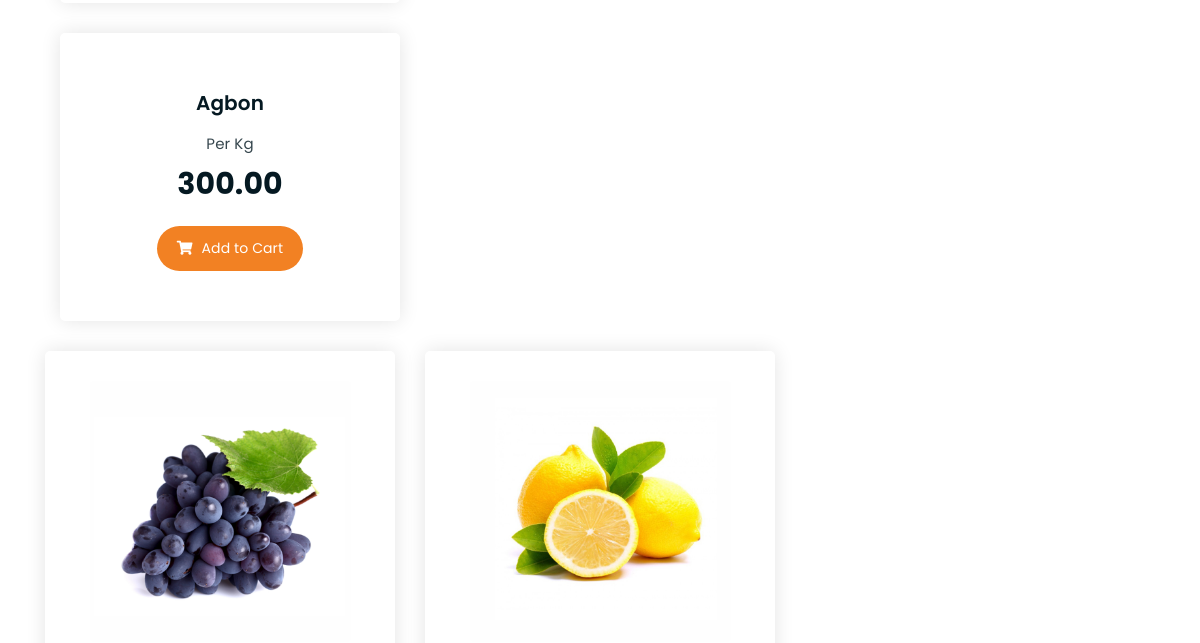
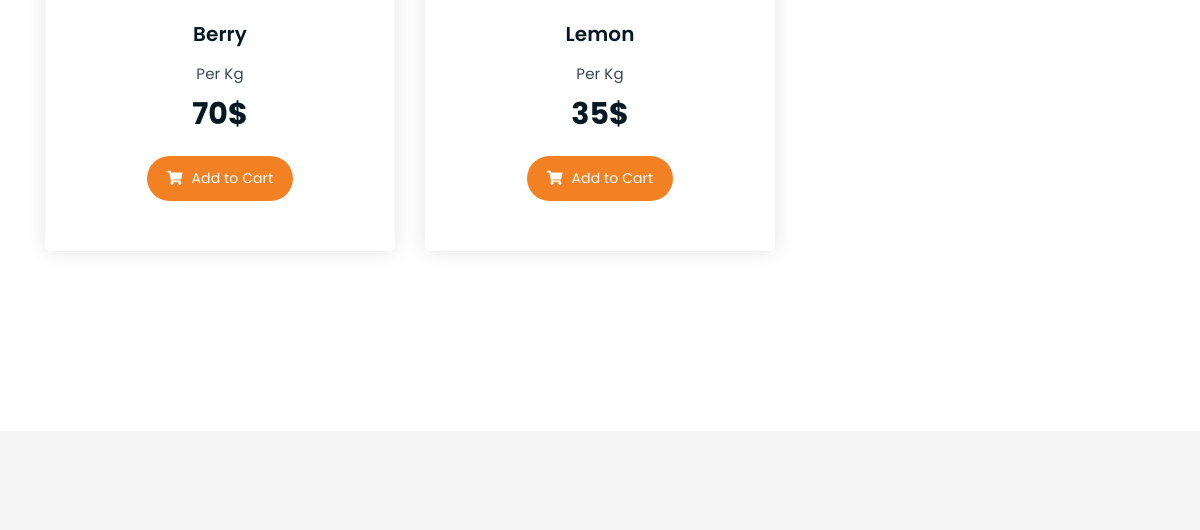
The app's page / (middle part), older data (2 pictures, top to bottom).
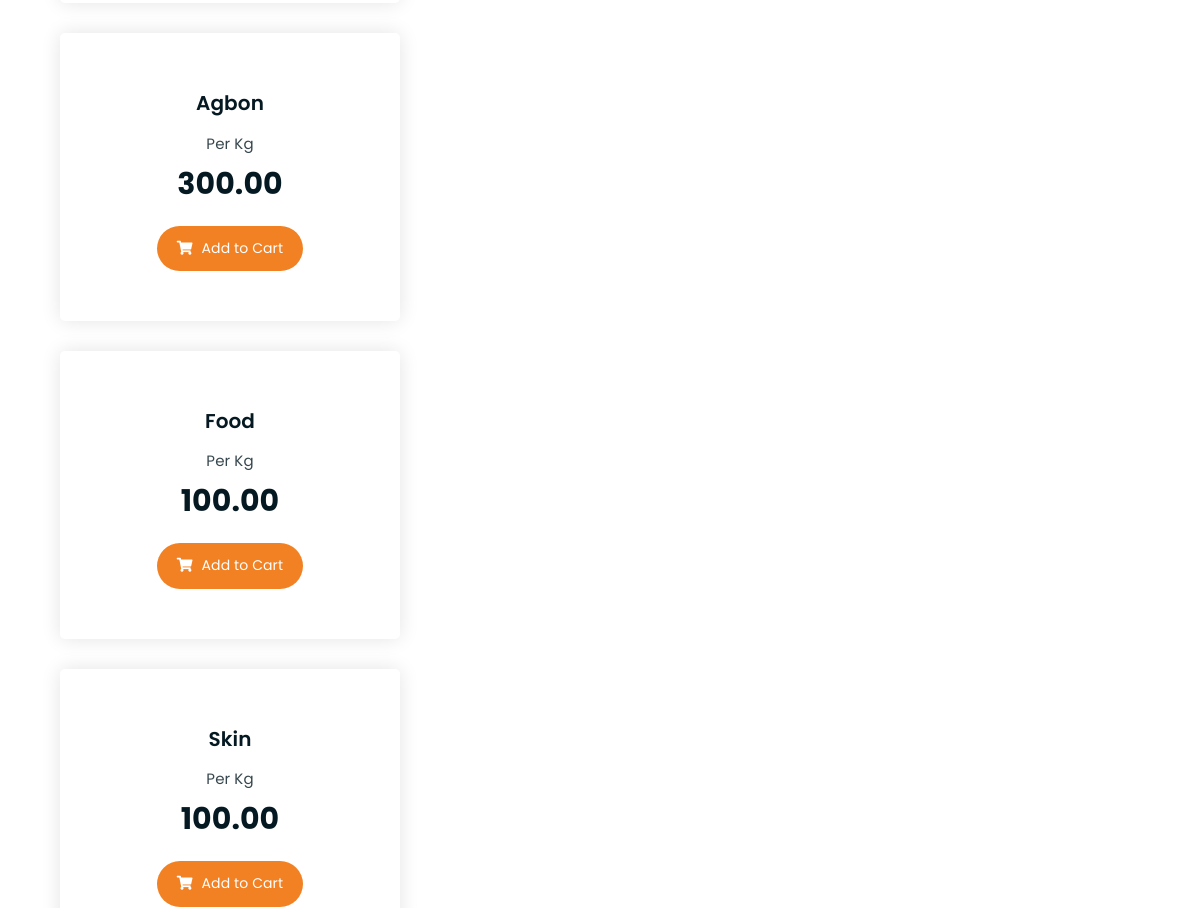
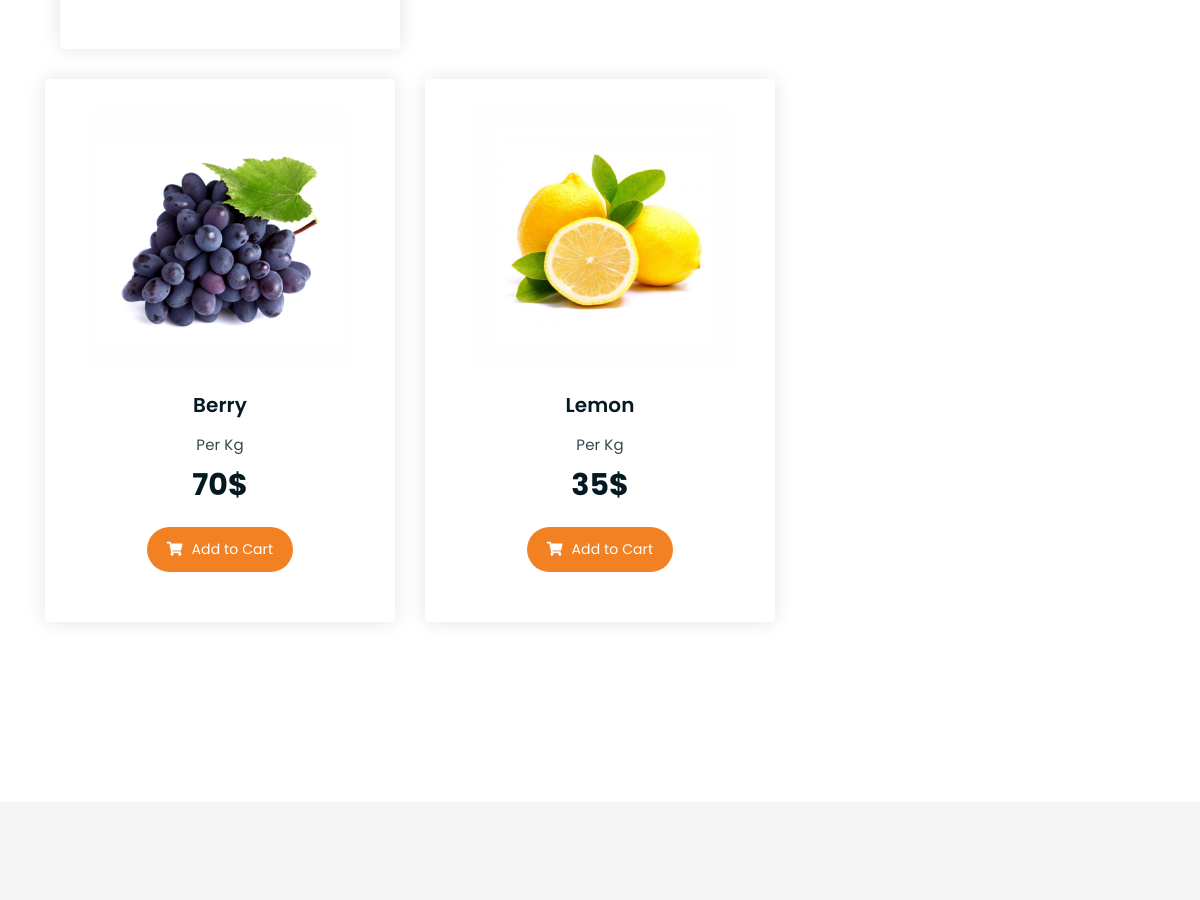
The same page, newer data (2 pictures, top to bottom).
### farm_app/models.py (models this page shows, shortened)
class Product(models.Model):
    title = models.CharField(max_length=100)
    user = models.ForeignKey(User, on_delete=models.SET_NULL, null=True)
    category = models.ForeignKey(Category, on_delete=models.SET_NULL, null=True)
    image = models.ImageField(upload_to=user_directory_path,default='product.jpg')
    description = models.TextField(null=True, blank=True)
    farmer = models.ForeignKey(Farmer, on_delete=models.SET_NULL, null=True)
    description = models.TextField(default="Enter your farm produce description")
    price = models.DecimalField(max_digits=8888888, decimal_places=2, default='200.00')
    old_price = models.DecimalField(max_digits=888888888888, decimal_places=2, default='400.00')
    specification = models.TextField(null=True, blank=True)
    product_status = models.CharField(choices=STATUS, max_length=10, default='In Review')
    status = models.BooleanField(default=True)
    in_stock = models.BooleanField(default=True)
    featured = models.BooleanField(default=False)
    digital = models.BooleanField(default=False)
    date = models.DateTimeField(auto_now_add=True)
    updated = models.DateTimeField(null=True, blank=True)
    class Meta:
        verbose_name_plural = "Products"

### farm_app/views.py (the view)
# urls.py: path('', views.home, name = 'home'),
def home(request):
    products = Product.objects.all()
    return render(request, 'apps/home.html', {'products':products})

### farm_app/templates/apps/home.html (shortened to what this page needs)
{% extends 'blogs/base.html' %}
{% block content %}
{% load static %}
	<div class="product-section mt-150 mb-150">
		<div class="container">
            {% if products %}
            {% for product in products %}
            <div class="col-lg-4 col-md-6 text-center">
                <div class="single-product-item">
                    <div class="product-image">
                    </div>
                    <h3>{{ product.title }}</h3>
                    <p class="product-price"><span>Per Kg</span> {{ product.price }} </p>
                    <a href="{% url 'cart' %}" class="cart-btn"><i class="fas fa-shopping-cart"></i> Add to Cart</a>
                </div>
            </div>
            {% endfor %}
            {% endif %}
			<div class="row">
				<div class="col-lg-4 col-md-6 text-center">
					<div class="single-product-item">
						<div class="product-image">
							<a href="single-product.html"><img src="{% static '/img/products/product-img-2.jpg' %}" alt=""></a>
						</div>
						<h3>Berry</h3>
						<p class="product-price"><span>Per Kg</span> 70$ </p>
						<a href="cart.html" class="cart-btn"><i class="fas fa-shopping-cart"></i> Add to Cart</a>
					</div>
				</div>
				<div class="col-lg-4 col-md-6 offset-md-3 offset-lg-0 text-center">
					<div class="single-product-item">
						<div class="product-image">
							<a href="single-product.html"><img src="{% static '/img/products/product-img-3.jpg' %}" alt=""></a>
						</div>
						<h3>Lemon</h3>
						<p class="product-price"><span>Per Kg</span> 35$ </p>
						<a href="cart.html" class="cart-btn"><i class="fas fa-shopping-cart"></i> Add to Cart</a>
					</div>
				</div>
			</div>
		</div>
	</div>
	<section class="cart-banner pt-100 pb-100">
    </section>
{% endblock %}

Row changes from the older to the newer data that the page shows:
added Product: title "Food", price "100.00"
added Product: title "Skin", price "100.00"
